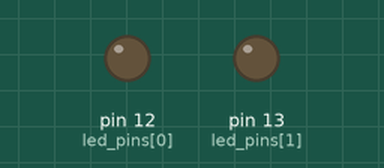
Simulated run of this sketch. Board: Arduino Uno, built with avr-gcc and run on an emulated ATmega328P. On the bench: output pins drawn as LEDs (lit = HIGH). Dashed ring = blinking.

Above: at 0.2 s.
At 0.55 s:
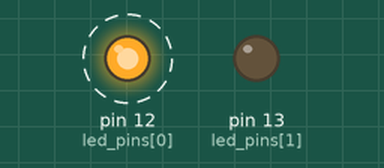
At 2.61 s:
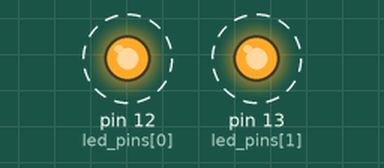
Timing chart, 0 to 3.0 s (numbered marks = the images above):
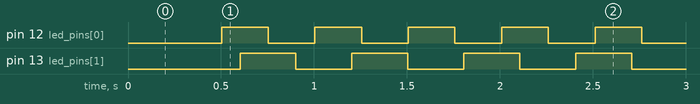

Measured:
- by itself, pin 12 (led_pins[0]): alternates HIGH for 0.25 s and LOW for 0.25 s
- by itself, pin 13 (led_pins[1]): alternates HIGH for 0.30 s and LOW for 0.30 s

The sketch:

2blinkers_improved.ino
```cpp
/*
   2 blinkers demonstrates the use of arrays, for loops, conditionals and a simple timing mechanism
*/

// definitions
#define QTY_LEDS 2

// variables are declared
unsigned long delay_times[] = { 250, 300 };
int led_pins[] = { 12, 13 };
unsigned long last_times[QTY_LEDS];
boolean led_states[QTY_LEDS];

// setup() is run once, variables and IO are initialized
void setup() {
  for (int i = 0 ; i < QTY_LEDS ; i++) {
    last_times[i] = 0;
    led_states[i] = false;
    pinMode(led_pins[i], OUTPUT);
  }
}

// loop is run continuously
void loop() {
  long current_time = millis();
  for (int i = 0 ; i < QTY_LEDS ; i++) {
    if ( current_time - last_times[i] > delay_times[i] ) {
      digitalWrite(led_pins[i], led_states[i]);
      led_states[i] = !led_states[i];
      last_times[i] = current_time;
    }
  }
}
```
